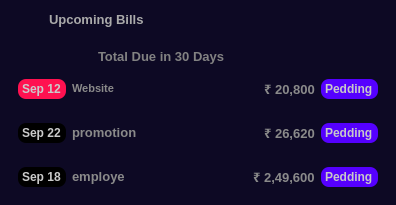
         <widget class="QFrame" name="billsBox">
          <property name="styleSheet">
           <string notr="true">QFrame {
	background-color: rgb(13, 9, 36);
	border: none;
	border-radius: 12px;
}</string>
          </property>
          <property name="frameShape">
           <enum>QFrame::NoFrame</enum>
          </property>
          <property name="frameShadow">
           <enum>QFrame::Raised</enum>
          </property>
          <layout class="QVBoxLayout" name="verticalLayout_23">
           <property name="spacing">
            <number>0</number>
           </property>
           <property name="leftMargin">
            <number>0</number>
           </property>
           <property name="topMargin">
            <number>0</number>
           </property>
           <property name="rightMargin">
            <number>0</number>
           </property>
           <property name="bottomMargin">
            <number>0</number>
           </property>
           <item>
            <widget class="QFrame" name="frame_54">
             <property name="minimumSize">
              <size>
               <width>0</width>
               <height>40</height>
              </size>
             </property>
             <property name="maximumSize">
              <size>
               <width>16777215</width>
               <height>40</height>
              </size>
             </property>
             <property name="styleSheet">
              <string notr="true">background-color: rgb(13, 9, 36);</string>
             </property>
             <property name="frameShape">
              <enum>QFrame::NoFrame</enum>
             </property>
             <property name="frameShadow">
              <enum>QFrame::Raised</enum>
             </property>
             <layout class="QHBoxLayout" name="horizontalLayout_34">
              <property name="spacing">
               <number>0</number>
              </property>
              <property name="leftMargin">
               <number>0</number>
              </property>
              <property name="topMargin">
               <number>0</number>
              </property>
              <property name="rightMargin">
               <number>10</number>
              </property>
              <property name="bottomMargin">
               <number>0</number>
              </property>
              <item alignment="Qt::AlignHCenter|Qt::AlignVCenter">
               <widget class="QLabel" name="label_32">
                <property name="minimumSize">
                 <size>
                  <width>0</width>
                  <height>0</height>
                 </size>
                </property>
                <property name="maximumSize">
                 <size>
                  <width>16777215</width>
                  <height>16777215</height>
                 </size>
                </property>
                <property name="font">
                 <font>
                  <pointsize>10</pointsize>
                  <weight>75</weight>
                  <bold>true</bold>
                 </font>
                </property>
                <property name="styleSheet">
                 <string notr="true">color: rgb(170, 170, 170);</string>
                </property>
                <property name="text">
                 <string>Upcoming Bills</string>
                </property>
               </widget>
              </item>
              <item alignment="Qt::AlignRight">
               <widget class="QPushButton" name="pushButton_12">
                <property name="minimumSize">
                 <size>
                  <width>26</width>
                  <height>26</height>
                 </size>
                </property>
                <property name="maximumSize">
                 <size>
                  <width>26</width>
                  <height>26</height>
                 </size>
                </property>
                <property name="styleSheet">
                 <string notr="true">QPushButton {
	border: none;
	background-color: rgb(13, 9, 36);
	border-radius: 13;
}

QPushButton:hover {
	background-color: rgb(124, 124, 124);
}

QPushButton:pressed {
	background-color: rgb(0, 0, 0);
}</string>
                </property>
                <property name="text">
                 <string/>
                </property>
                <property name="icon">
                 <iconset resource="krish.qrc">
                  <normaloff>:/newPrefix/icons/more.svg</normaloff>:/newPrefix/icons/more.svg</iconset>
                </property>
                <property name="iconSize">
                 <size>
                  <width>24</width>
                  <height>24</height>
                 </size>
                </property>
               </widget>
              </item>
             </layout>
            </widget>
           </item>
           <item>
            <widget class="QFrame" name="frame_55">
             <property name="frameShape">
              <enum>QFrame::StyledPanel</enum>
             </property>
             <property name="frameShadow">
              <enum>QFrame::Raised</enum>
             </property>
             <layout class="QVBoxLayout" name="verticalLayout_24">
              <item alignment="Qt::AlignHCenter|Qt::AlignVCenter">
               <widget class="QLabel" name="label_33">
                <property name="minimumSize">
                 <size>
                  <width>200</width>
                  <height>0</height>
                 </size>
                </property>
                <property name="maximumSize">
                 <size>
                  <width>150</width>
                  <height>16777215</height>
                 </size>
                </property>
                <property name="font">
                 <font>
                  <pointsize>10</pointsize>
                  <weight>75</weight>
                  <bold>true</bold>
                 </font>
                </property>
                <property name="styleSheet">
                 <string notr="true">color: rgb(170, 170, 170);</string>
                </property>
                <property name="text">
                 <string>&lt;html&gt;&lt;head/&gt;&lt;body&gt;&lt;p&gt;&lt;span style=&quot; color:#828282;&quot;&gt;Total Due in 30 Days&lt;/span&gt;&lt;/p&gt;&lt;/body&gt;&lt;/html&gt;</string>
                </property>
               </widget>
              </item>
              <item>
               <widget class="QFrame" name="frame_56">
                <property name="styleSheet">
                 <string notr="true"/>
                </property>
                <property name="frameShape">
                 <enum>QFrame::StyledPanel</enum>
                </property>
                <property name="frameShadow">
                 <enum>QFrame::Raised</enum>
                </property>
                <layout class="QHBoxLayout" name="horizontalLayout_35">
                 <item>
                  <widget class="QLabel" name="label_34">
                   <property name="minimumSize">
                    <size>
                     <width>0</width>
                     <height>20</height>
                    </size>
                   </property>
                   <property name="maximumSize">
                    <size>
                     <width>70</width>
                     <height>20</height>
                    </size>
                   </property>
                   <property name="font">
                    <font>
                     <weight>75</weight>
                     <bold>true</bold>
                    </font>
                   </property>
                   <property name="styleSheet">
                    <string notr="true">color: rgb(203, 203, 203);
background-color: rgb(255, 17, 80);
padding: 1px;
border-radius: 8px;</string>
                   </property>
                   <property name="text">
                    <string>Sep 12</string>
                   </property>
                  </widget>
                 </item>
                 <item>
                  <widget class="QLabel" name="label_37">
                   <property name="minimumSize">
                    <size>
                     <width>50</width>
                     <height>0</height>
                    </size>
                   </property>
                   <property name="font">
                    <font>
                     <pointsize>10</pointsize>
                     <weight>75</weight>
                     <bold>true</bold>
                    </font>
                   </property>
                   <property name="styleSheet">
                    <string notr="true">color: rgb(138, 138, 138);</string>
                   </property>
                   <property name="text">
                    <string>&lt;html&gt;&lt;head/&gt;&lt;body&gt;&lt;p&gt;&lt;span style=&quot; font-size:8pt;&quot;&gt;Website&lt;/span&gt;&lt;/p&gt;&lt;/body&gt;&lt;/html&gt;</string>
                   </property>
                  </widget>
                 </item>
                 <item>
                  <spacer name="horizontalSpacer_4">
                   <property name="orientation">
                    <enum>Qt::Horizontal</enum>
                   </property>
                   <property name="sizeHint" stdset="0">
                    <size>
                     <width>136</width>
                     <height>20</height>
                    </size>
                   </property>
                  </spacer>
                 </item>
                 <item>
                  <widget class="QLabel" name="label_36">
                   <property name="minimumSize">
                    <size>
                     <width>50</width>
                     <height>0</height>
                    </size>
                   </property>
                   <property name="font">
                    <font>
                     <pointsize>10</pointsize>
                     <weight>75</weight>
                     <bold>true</bold>
                    </font>
                   </property>
                   <property name="styleSheet">
                    <string notr="true">color: rgb(138, 138, 138);</string>
                   </property>
                   <property name="text">
                    <string>₹ 20,800</string>
                   </property>
                  </widget>
                 </item>
                 <item>
                  <widget class="QLabel" name="label_35">
                   <property name="minimumSize">
                    <size>
                     <width>0</width>
                     <height>20</height>
                    </size>
                   </property>
                   <property name="maximumSize">
                    <size>
                     <width>100</width>
                     <height>20</height>
                    </size>
                   </property>
                   <property name="font">
                    <font>
                     <weight>75</weight>
                     <bold>true</bold>
                    </font>
                   </property>
                   <property name="styleSheet">
                    <string notr="true">color: rgb(200, 200, 200);
background-color: rgb(85, 0, 255);
padding: 1px;
border-radius: 8px;</string>
                   </property>
                   <property name="text">
                    <string>Pedding</string>
                   </property>
                  </widget>
                 </item>
                </layout>
               </widget>
              </item>
              <item>
               <widget class="QFrame" name="frame_57">
                <property name="styleSheet">
                 <string notr="true"/>
                </property>
                <property name="frameShape">
                 <enum>QFrame::StyledPanel</enum>
                </property>
                <property name="frameShadow">
                 <enum>QFrame::Raised</enum>
                </property>
                <layout class="QHBoxLayout" name="horizontalLayout_36">
                 <item>
                  <widget class="QLabel" name="label_38">
                   <property name="minimumSize">
                    <size>
                     <width>0</width>
                     <height>20</height>
                    </size>
                   </property>
                   <property name="maximumSize">
                    <size>
                     <width>70</width>
                     <height>20</height>
                    </size>
                   </property>
                   <property name="font">
                    <font>
                     <weight>75</weight>
                     <bold>true</bold>
                    </font>
                   </property>
                   <property name="styleSheet">
                    <string notr="true">color: rgb(203, 203, 203);
background-color: rgb(0, 0, 0);
padding: 1px;
border-radius: 8px;</string>
                   </property>
                   <property name="text">
                    <string>Sep 22</string>
                   </property>
                  </widget>
                 </item>
                 <item>
                  <widget class="QLabel" name="label_39">
                   <property name="minimumSize">
                    <size>
                     <width>50</width>
                     <height>0</height>
                    </size>
                   </property>
                   <property name="font">
                    <font>
                     <pointsize>10</pointsize>
                     <weight>75</weight>
                     <bold>true</bold>
                    </font>
                   </property>
                   <property name="styleSheet">
                    <string notr="true">color: rgb(138, 138, 138);</string>
                   </property>
                   <property name="text">
                    <string>&lt;html&gt;&lt;head/&gt;&lt;body&gt;&lt;p&gt;promotion&lt;/p&gt;&lt;/body&gt;&lt;/html&gt;</string>
                   </property>
                  </widget>
                 </item>
                 <item>
                  <spacer name="horizontalSpacer_5">
                   <property name="orientation">
                    <enum>Qt::Horizontal</enum>
                   </property>
                   <property name="sizeHint" stdset="0">
                    <size>
                     <width>40</width>
                     <height>20</height>
                    </size>
                   </property>
                  </spacer>
                 </item>
                 <item>
                  <widget class="QLabel" name="label_40">
                   <property name="minimumSize">
                    <size>
                     <width>50</width>
                     <height>0</height>
                    </size>
                   </property>
                   <property name="font">
                    <font>
                     <pointsize>10</pointsize>
                     <weight>75</weight>
                     <bold>true</bold>
                    </font>
                   </property>
                   <property name="styleSheet">
                    <string notr="true">color: rgb(138, 138, 138);</string>
                   </property>
                   <property name="text">
                    <string>₹ 26,620</string>
                   </property>
                  </widget>
                 </item>
                 <item>
                  <widget class="QLabel" name="label_41">
                   <property name="minimumSize">
                    <size>
                     <width>0</width>
                     <height>20</height>
                    </size>
                   </property>
                   <property name="maximumSize">
                    <size>
                     <width>100</width>
                     <height>20</height>
                    </size>
                   </property>
                   <property name="font">
                    <font>
                     <weight>75</weight>
                     <bold>true</bold>
                    </font>
                   </property>
                   <property name="styleSheet">
                    <string notr="true">color: rgb(200, 200, 200);
background-color: rgb(85, 0, 255);
padding: 1px;
border-radius: 8px;</string>
                   </property>
                   <property name="text">
                    <string>Pedding</string>
                   </property>
                  </widget>
                 </item>
                </layout>
               </widget>
              </item>
              <item>
               <widget class="QFrame" name="frame_58">
                <property name="styleSheet">
                 <string notr="true"/>
                </property>
                <property name="frameShape">
                 <enum>QFrame::StyledPanel</enum>
                </property>
                <property name="frameShadow">
                 <enum>QFrame::Raised</enum>
                </property>
                <layout class="QHBoxLayout" name="horizontalLayout_37">
                 <item>
                  <widget class="QLabel" name="label_42">
                   <property name="minimumSize">
                    <size>
                     <width>0</width>
                     <height>20</height>
                    </size>
                   </property>
                   <property name="maximumSize">
                    <size>
                     <width>70</width>
                     <height>20</height>
                    </size>
                   </property>
                   <property name="font">
                    <font>
                     <weight>75</weight>
                     <bold>true</bold>
                    </font>
                   </property>
                   <property name="styleSheet">
                    <string notr="true">color: rgb(203, 203, 203);
background-color: rgb(0, 0, 0);
padding: 1px;
border-radius: 8px;</string>
                   </property>
                   <property name="text">
                    <string>Sep 18</string>
                   </property>
                  </widget>
                 </item>
                 <item>
                  <widget class="QLabel" name="label_43">
                   <property name="minimumSize">
                    <size>
                     <width>50</width>
                     <height>0</height>
                    </size>
                   </property>
                   <property name="font">
                    <font>
                     <pointsize>10</pointsize>
                     <weight>75</weight>
                     <bold>true</bold>
                    </font>
                   </property>
                   <property name="styleSheet">
                    <string notr="true">color: rgb(138, 138, 138);</string>
                   </property>
                   <property name="text">
                    <string>&lt;html&gt;&lt;head/&gt;&lt;body&gt;&lt;p&gt;employe&lt;/p&gt;&lt;/body&gt;&lt;/html&gt;</string>
                   </property>
                  </widget>
                 </item>
                 <item>
                  <spacer name="horizontalSpacer_6">
                   <property name="orientation">
                    <enum>Qt::Horizontal</enum>
                   </property>
                   <property name="sizeHint" stdset="0">
                    <size>
                     <width>40</width>
                     <height>20</height>
                    </size>
                   </property>
                  </spacer>
                 </item>
                 <item>
                  <widget class="QLabel" name="label_44">
                   <property name="minimumSize">
                    <size>
                     <width>50</width>
                     <height>0</height>
                    </size>
                   </property>
                   <property name="font">
                    <font>
                     <pointsize>10</pointsize>
                     <weight>75</weight>
                     <bold>true</bold>
                    </font>
                   </property>
                   <property name="styleSheet">
                    <string notr="true">color: rgb(138, 138, 138);</string>
                   </property>
                   <property name="text">
                    <string>₹ 2,49,600</string>
                   </property>
                  </widget>
                 </item>
                 <item>
                  <widget class="QLabel" name="label_45">
                   <property name="minimumSize">
                    <size>
                     <width>0</width>
                     <height>20</height>
                    </size>
                   </property>
                   <property name="maximumSize">
                    <size>
                     <width>100</width>
                     <height>20</height>
                    </size>
                   </property>
                   <property name="font">
                    <font>
                     <weight>75</weight>
                     <bold>true</bold>
                    </font>
                   </property>
                   <property name="styleSheet">
                    <string notr="true">color: rgb(200, 200, 200);
background-color: rgb(85, 0, 255);
padding: 1px;
border-radius: 8px;</string>
                   </property>
                   <property name="text">
                    <string>Pedding</string>
                   </property>
                  </widget>
                 </item>
                </layout>
               </widget>
              </item>
             </layout>
            </widget>
           </item>
          </layout>
         </widget>
